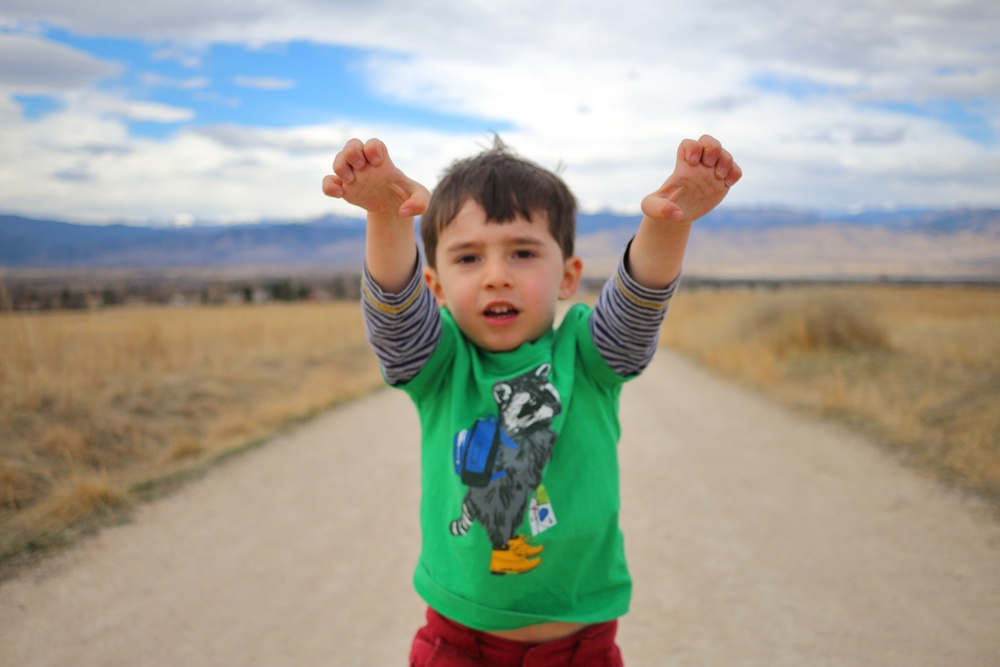
#> input picture imgs/20160306_IMG_2792p.JPG, 1000 x 667 px, shrunk from 5184 x 3456 before the run
$ python First-Detect-Faces.py   (Python 2 division)   (older library calls are emulated)
#> lines starting #> are read from the running program, lines starting #| are printed output that depends on the picture

# coding: utf-8

# ### First, detect the faces and eyes in an image.
# Then calculate the contrast of the face and eyes to determine if the eyes are in focus.
# We are going to follow the opencv documentation to find the eyes in the image:
# http://docs.opencv.org/master/d7/d8b/tutorial_py_face_detection.html#gsc.tab=0

# In[1]:

get_ipython().magic(u'pylab inline')


# In[2]:

import cv2
import numpy as np
import time


# XML classifiers downloaded from opencv.org

# In[135]:

face_cascade = cv2.CascadeClassifier('haarcascades/haarcascade_frontalface_default.xml')


# In[136]:

eye_cascade = cv2.CascadeClassifier('haarcascades/haarcascade_eye.xml')


# Import the image and load grayscale version of it

# In[159]:

img = cv2.imread('imgs/20160306_IMG_2792p.JPG')
#> img is the input picture: shape (667, 1000, 3); mean B, G, R 149.1, 161.3, 161.8
gray = cv2.cvtColor(img,cv2.COLOR_BGR2GRAY)
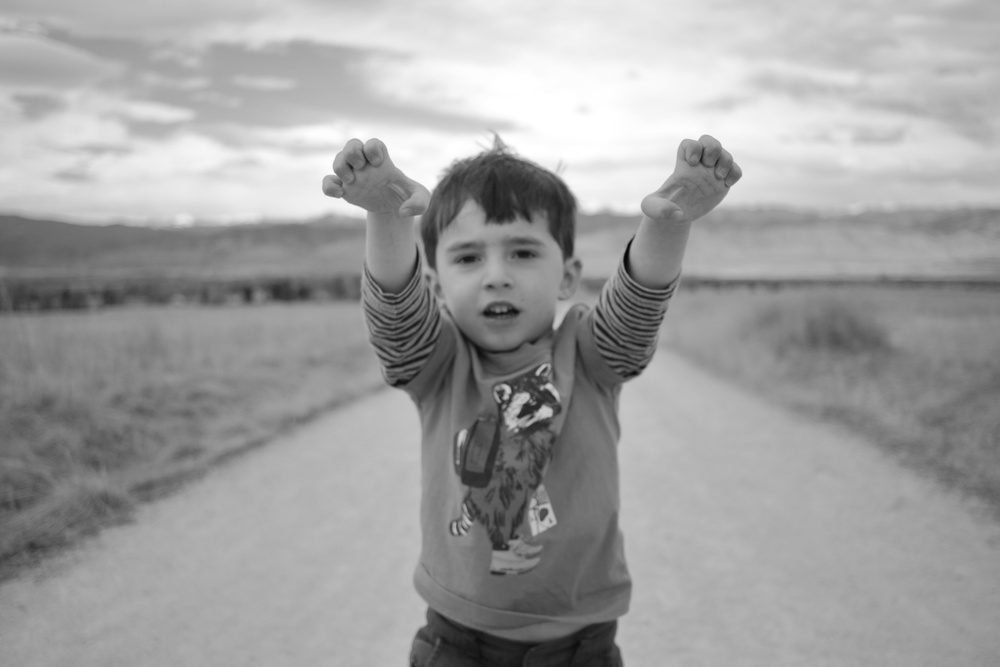
#> gray: shape (667, 1000); min 4, max 255, mean 160.1
imgmp =  cv2.cvtColor(img, cv2.cv.CV_BGR2RGB) #this is to plot images using matplotlib


# In[160]:

t1 = time.time()
#detect faces
faces = face_cascade.detectMultiScale(gray, 1.4, 6, minSize=(40,40))
#> faces = [[432, 208, 129, 129]]
#this could be sped up by rescaling large images
t2 = time.time()
print "It took ", t2-t1, "seconds to complete faces."
for (x,y,w,h) in faces:
    #detect eyes within the face
    roi_gray = gray[y:y+h, x:x+w]
    eyes = eye_cascade.detectMultiScale(roi_gray,1.2,5)
#> this loop made 1 pass
#> (x, y, w, h, eyes) on pass 1: (432, 208, 129, 129, [[69, 27, 38, 38], [15, 28, 39, 39], [45, 80, 46, 46]])
#> pass 1, `roi_gray = gray[y:y+h, x:x+w]`:
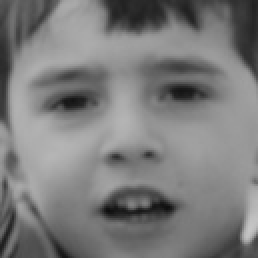
#> roi_gray: shape (129, 129) (shown 2 times larger); min 13, max 197, mean 123.3
t3 = time.time()
print "It took ", t3-t2, "seconds to complete eyes.\n\n"
print "Found ", len(faces), " faces and ", len(eyes), " eyes."
#| Found  1  faces and  3  eyes.


# In[161]:

faces


# In[162]:

#find largest face
index = (faces[:,3]*faces[:,2]).argmax()
#> index = 0


# In[164]:

#> (the run stopped early here; a loop or call above may not have finished)

$ run again, with imgs/20160306_IMG_2790p.JPG copied over imgs/20160306_IMG_2792p.JPG
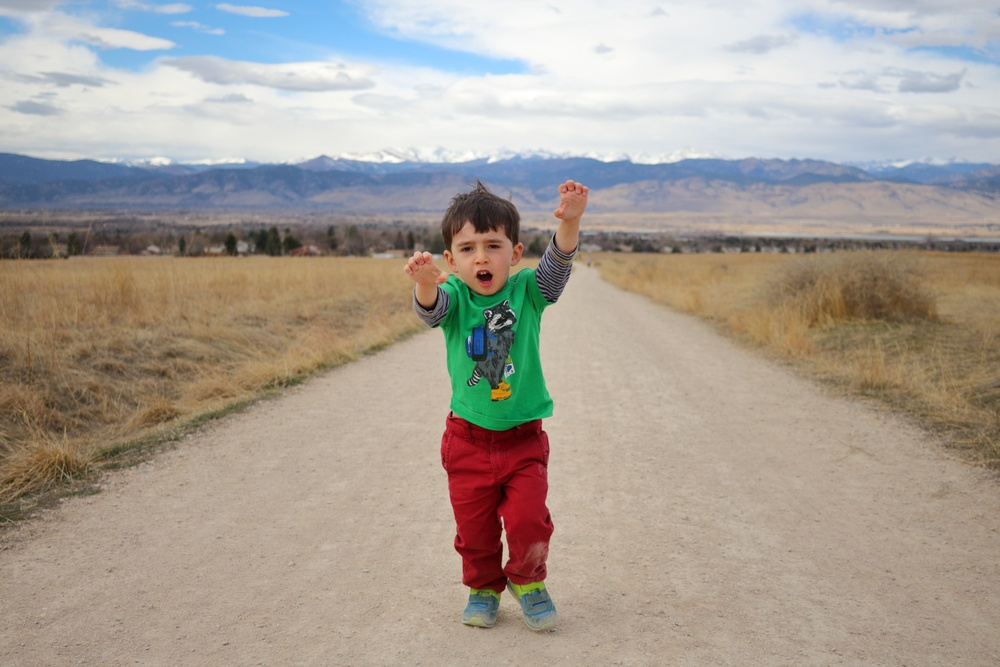
#> input picture imgs/20160306_IMG_2790p.JPG, 1000 x 667 px, shrunk from 4728 x 3152 before the run
#> img is the input picture: shape (667, 1000, 3); mean B, G, R 149, 158.8, 167.1
#> `gray = cv2.cvtColor(img,cv2.COLOR_BGR2GRAY)`:
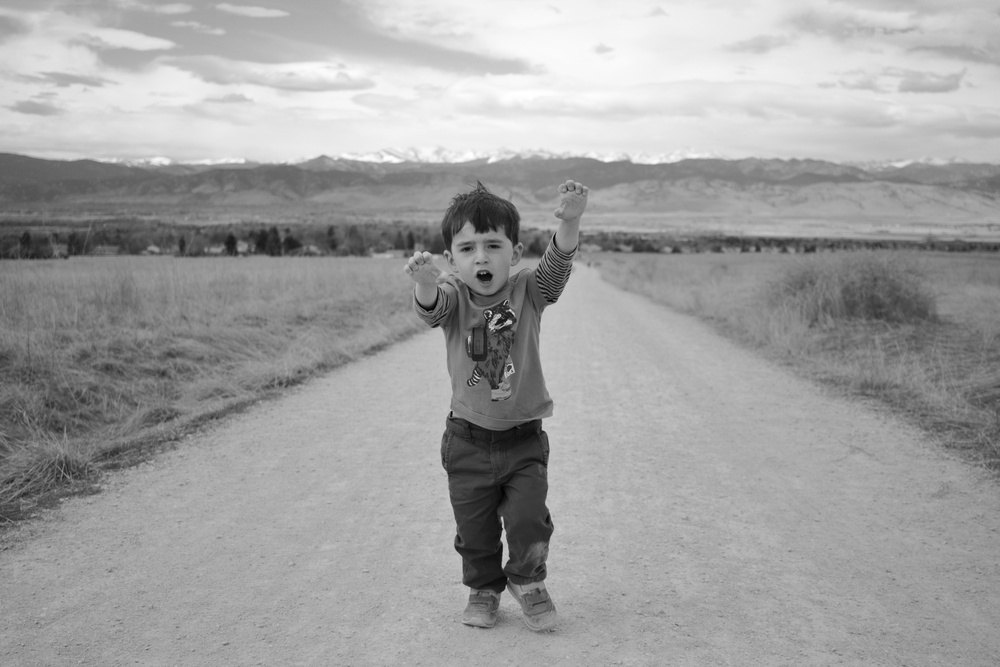
#> gray: shape (667, 1000); min 2, max 255, mean 160.2
#> faces = [[448, 222, 66, 66]]
#> the loop `for (x,y,w,h) in faces:` made 1 pass
#> pass 1, `roi_gray = gray[y:y+h, x:x+w]`:
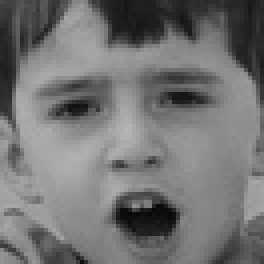
#> roi_gray: shape (66, 66) (shown 4 times larger); min 8, max 182, mean 115.3
#| Found  1  faces and  0  eyes.
#> index = 0

$ run again, with imgs/20160306_IMG_2794p.JPG copied over imgs/20160306_IMG_2792p.JPG
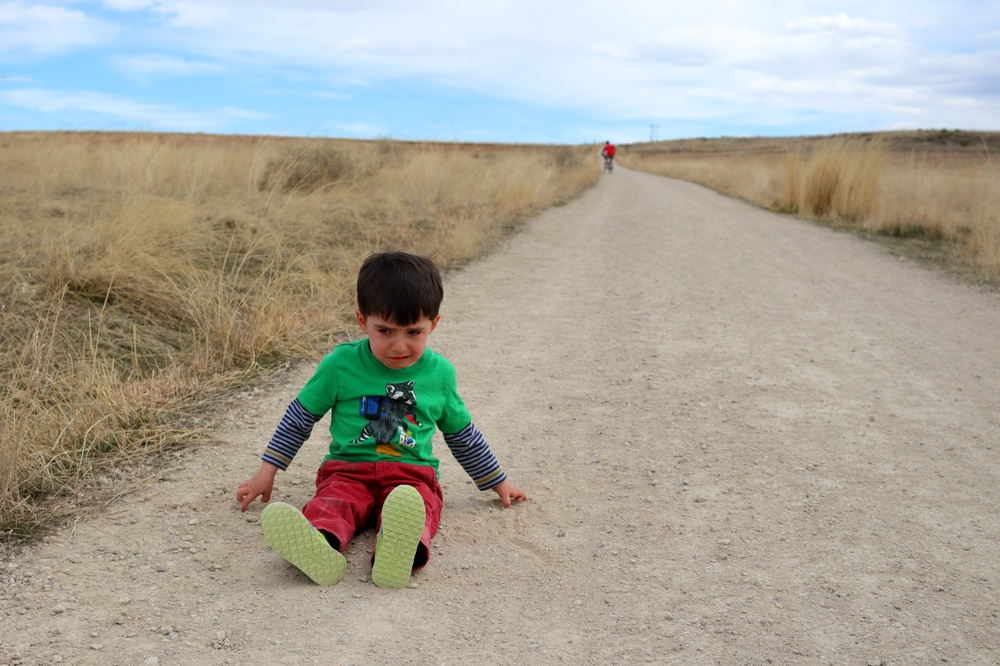
#> input picture imgs/20160306_IMG_2794p.JPG, 1000 x 666 px, shrunk from 4113 x 2741 before the run
#> img is the input picture: shape (666, 1000, 3); mean B, G, R 152.5, 164.4, 168
#> `gray = cv2.cvtColor(img,cv2.COLOR_BGR2GRAY)`:
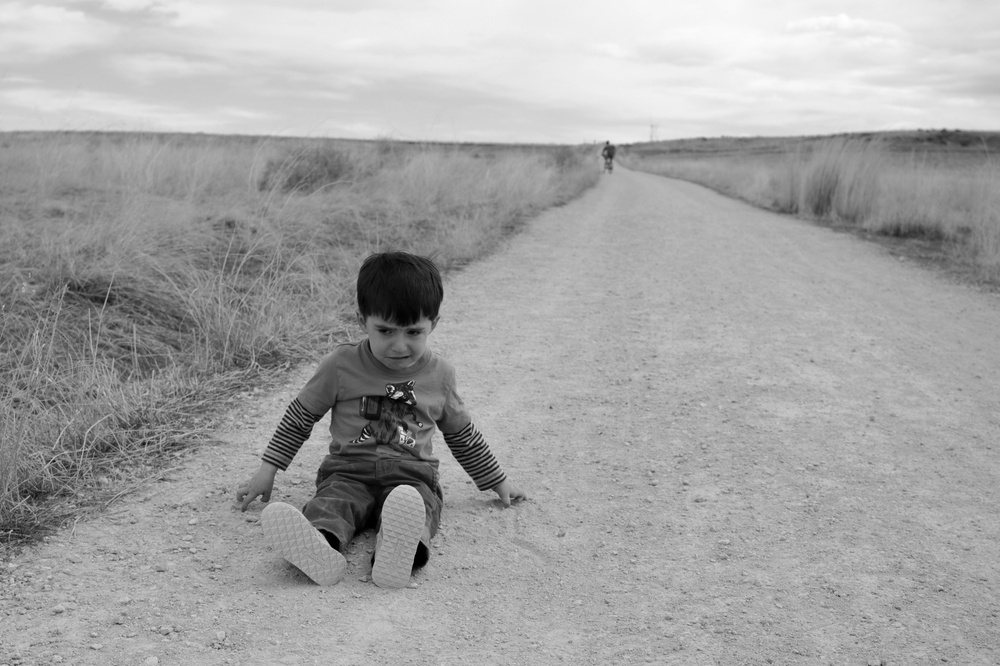
#> gray: shape (666, 1000); min 0, max 254, mean 164.2
#> faces = [[367, 309, 66, 66]]
#> the loop `for (x,y,w,h) in faces:` made 1 pass
#> (x, y, w, h, eyes) on pass 1: (367, 309, 66, 66, [[10, 11, 21, 21], [36, 12, 22, 22]])
#> pass 1, `roi_gray = gray[y:y+h, x:x+w]`:
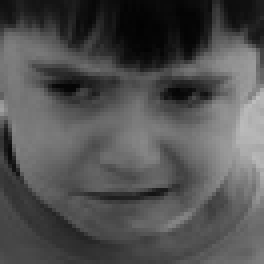
#> roi_gray: shape (66, 66) (shown 4 times larger); min 2, max 190, mean 81
#| Found  1  faces and  2  eyes.
#> index = 0
